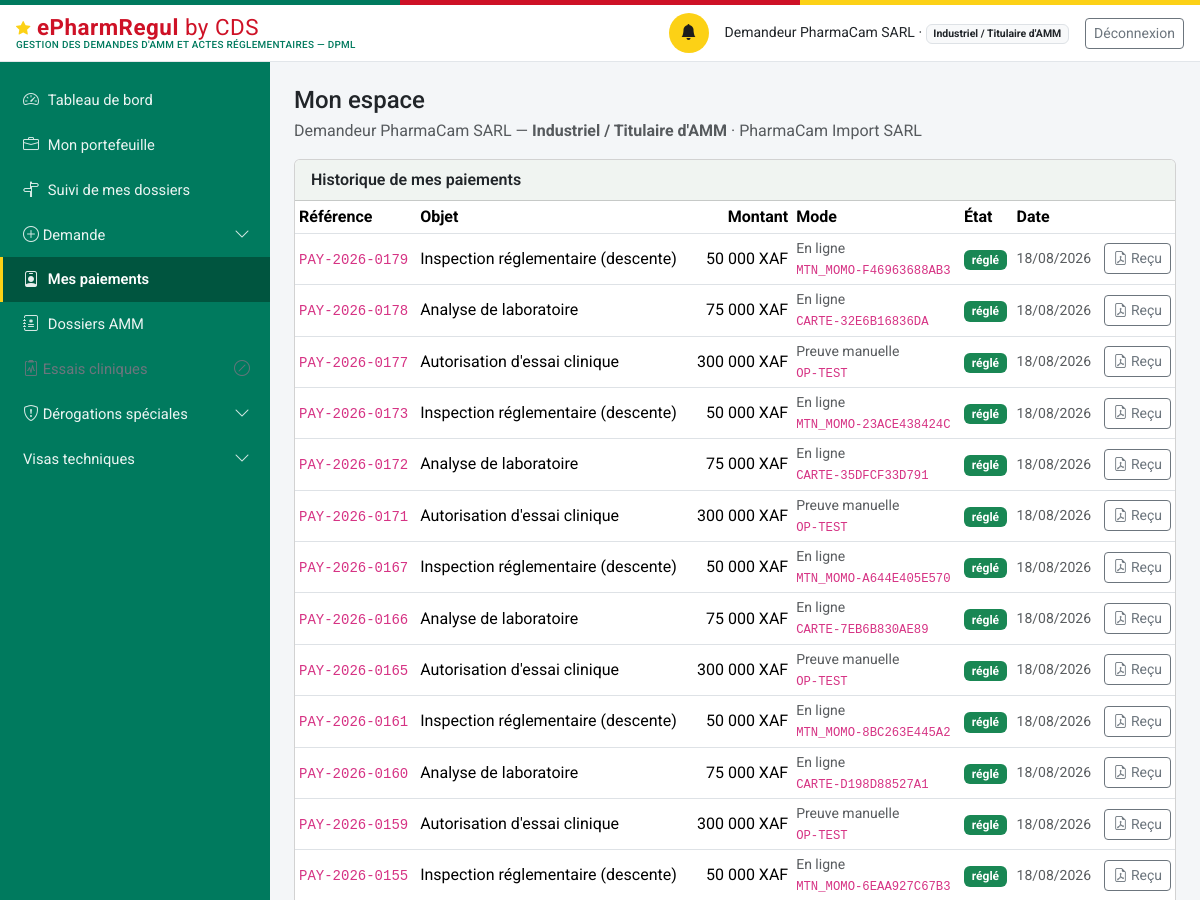
The app's page /mon-espace (signed in, upper part), older data.
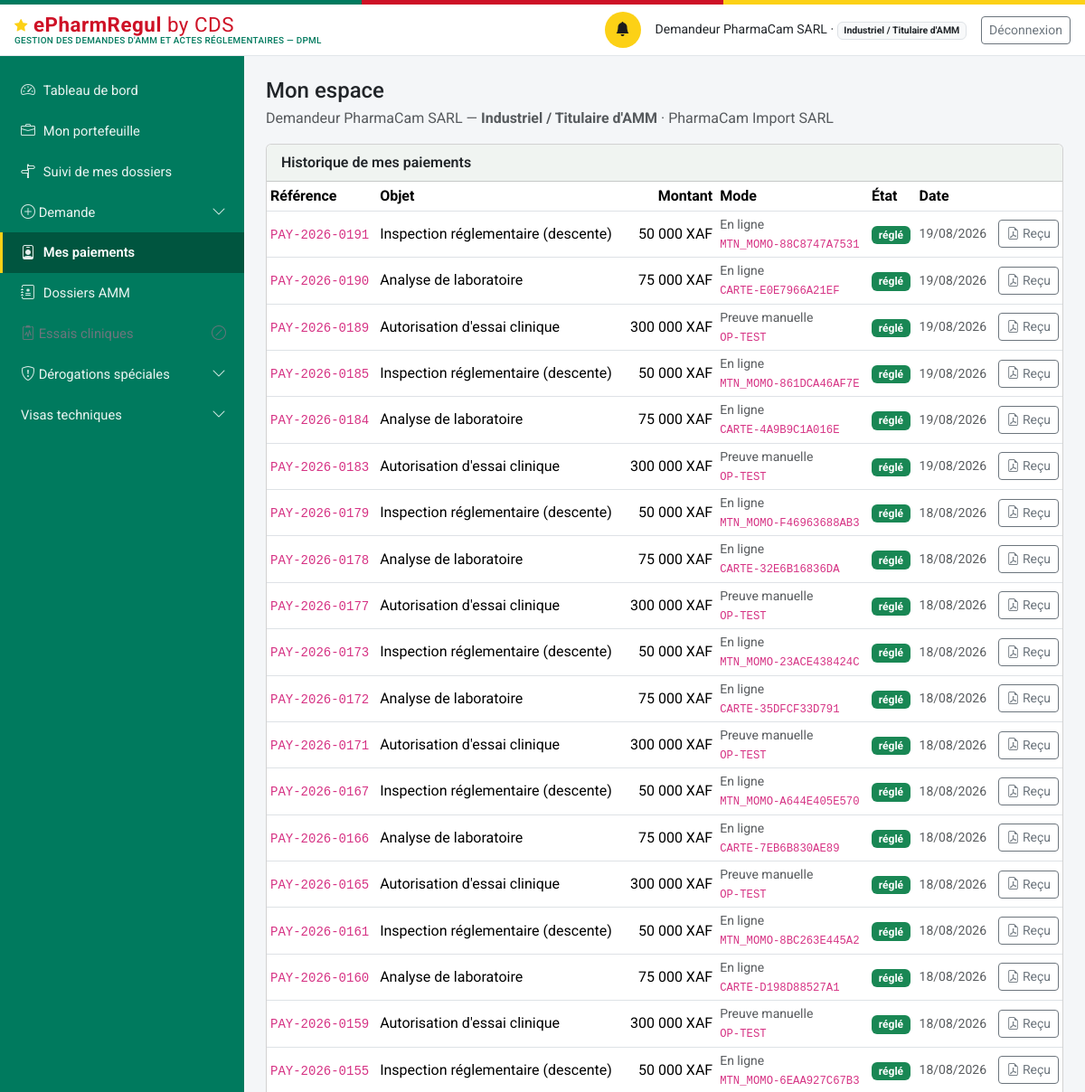
The same page, newer data.
### models.py (models this page shows, shortened)
class Paiement(db.Model):
    id = db.Column(db.Integer, primary_key=True)
    numero = db.Column(db.String(30), unique=True, nullable=False)  # PAY-{annee}-{seq4}
    entite_type = db.Column(db.String(60), nullable=False, index=True)
    entite_id = db.Column(db.Integer, nullable=False, index=True)
    montant = db.Column(db.Integer, nullable=False)  # en XAF (entier, pas de sous-unité)
    devise = db.Column(db.String(5), nullable=False, default="XAF")
    statut = db.Column(db.String(20), nullable=False, default="en_attente")
    piece_jointe_id = db.Column(db.Integer, db.ForeignKey("piece_jointe.id"), nullable=True)
    motif_rejet = db.Column(db.Text, nullable=True)
    date_creation = db.Column(db.DateTime, default=datetime.utcnow)
    date_confirmation = db.Column(db.DateTime, nullable=True)
    confirme_par_id = db.Column(db.Integer, db.ForeignKey("personne.id"), nullable=True)
    mode = db.Column(db.String(20), nullable=False, default="preuve_manuelle")
    fournisseur = db.Column(db.String(30), nullable=True)   # mtn_momo | orange_money | carte
    reference_marchande = db.Column(db.String(64), unique=True, nullable=True)  # clé d'idempotence
    reference_transaction = db.Column(db.String(80), nullable=True)   # identifiant prestataire
    date_initiation = db.Column(db.DateTime, nullable=True)
    date_expiration = db.Column(db.DateTime, nullable=True)
    signature_notification = db.Column(db.String(120), nullable=True)  # HMAC vérifié du callback
    detail_echec = db.Column(db.Text, nullable=True)
    piece_jointe = db.relationship("PieceJointe", foreign_keys=[piece_jointe_id])
    confirme_par = db.relationship("Personne", foreign_keys=[confirme_par_id])

### routes_profils.py (the view)
@bp.route("/mon-espace")
@login_required
def mon_espace():
    u = current_user()
    if not u.est_externe:
        return redirect(url_for("dashboard"))
    paiements = svc_paiement.paiements_du_redevable(u)
    a_regler = [p for p in paiements if p.statut in ("en_attente", "initie", "rejete",
                                                     "echoue", "expire")]
    total_du = sum(p.montant for p in a_regler)
    return render_template(
        "profils/mon_espace.html", u=u, paiements=paiements, a_regler=a_regler,
        total_du=total_du, libelle_objet=svc_paiement.LIBELLE_OBJET,
        profils=ROLES_EXTERNES)

### auth.py (called while the page is built)
def current_user():
    uid = session.get("user_id")
    if not uid:
        return None
    return db.session.get(Personne, uid)

def login_required(view):
    @wraps(view)
    def wrapped(*a, **kw):
        if not current_user():
            return redirect(url_for("login", next=request.path))
        return view(*a, **kw)
    return wrapped

### matrice_acces.py (called while the page is built)
def profil(utilisateur):
    if utilisateur is None:
        return None
    return PROFILS_DEMANDEUR.get(utilisateur.role_systeme)

def acte_concerne(utilisateur, code_acte):
    fiche = profil(utilisateur)
    if fiche is None:
        return True
    return code_acte in fiche["actes"]

def motif_indisponible(utilisateur):
    fiche = profil(utilisateur)
    return MOTIF_HORS_PROFIL.format(
        profil=fiche["libelle"] if fiche else "—")

### models.py (called while the page is built)
    @property
    def role_label(self):
        from permissions import ROLES
        return ROLES.get(self.role_systeme, self.role_systeme)

    @property
    def niveau(self):
        from permissions import niveau
        return niveau(self)

    @property
    def est_externe(self):
        from permissions import est_externe
        return est_externe(self.role_systeme)

### templates/profils/mon_espace.html (shortened to what this page needs)
{% extends "base.html" %}
{% block content %}
<div class="d-flex justify-content-between align-items-start flex-wrap gap-2 mb-3">
  <div>
    <h1 class="h4 mb-1">Mon espace</h1>
    <p class="text-muted mb-0">
      {{ u.nom_complet }} — <strong>{{ u.role_label }}</strong>
      {% if u.etablissement %} · {{ u.etablissement.raison_sociale }}{% endif %}
    </p>
  </div>
</div>
<div class="card">
  <div class="card-header">Historique de mes paiements</div>
  {% if paiements %}
  <div class="table-responsive">
    <table class="table table-sm mb-0 align-middle">
      <thead><tr>
        <th>Référence</th><th>Objet</th><th class="text-end">Montant</th>
        <th>Mode</th><th>État</th><th>Date</th><th></th>
      </tr></thead>
      <tbody>
      {% for p in paiements %}
        <tr>
          <td><code>{{ p.numero }}</code></td>
          <td>{{ libelle_objet.get(p.entite_type, p.entite_type) }}</td>
          <td class="text-end">{{ "{:,}".format(p.montant).replace(',', ' ') }} {{ p.devise }}</td>
          <td class="small text-muted">
            {{ 'En ligne' if p.mode == 'en_ligne' else 'Preuve manuelle' }}
            {%- if p.reference_transaction %}<br><code class="small">{{ p.reference_transaction }}</code>{% endif %}
          </td>
          <td>
            {% if p.statut == 'confirme' %}
              <span class="badge bg-success">réglé</span>
            {% elif p.statut in ('echoue', 'rejete', 'expire') %}
              <span class="badge bg-danger">{{ p.statut }}</span>
            {% else %}
              <span class="badge bg-secondary">{{ p.statut }}</span>
            {% endif %}
          </td>
          <td class="small text-muted">
            {{ (p.date_confirmation or p.date_creation).strftime('%d/%m/%Y') }}</td>
          <td class="text-end">
            {% if p.statut == 'confirme' %}
            <a class="btn btn-sm btn-outline-secondary"
               href="{{ url_for('paiement.recu', paiement_id=p.id) }}"
               title="Télécharger le reçu">
              <i class="bi bi-file-earmark-pdf"></i> Reçu</a>
            {% endif %}
          </td>
        </tr>
      {% endfor %}
      </tbody>
    </table>
  </div>
  {% else %}
  <div class="card-body text-muted">Aucun paiement à ce jour.</div>
  {% endif %}
</div>
{% endblock %}

### templates/base.html (shortened to what this page needs)
<!doctype html>
<html lang="fr">
<head>
<link href="https://cdn.jsdelivr.net/npm/bootstrap@5.3.3/dist/css/bootstrap.min.css" rel="stylesheet">
<link href="https://cdn.jsdelivr.net/npm/bootstrap-icons@1.11.3/font/bootstrap-icons.css" rel="stylesheet">
<link href="{{ url_for('static', filename='css/style.css') }}" rel="stylesheet">
</head>
<body>
<div class="sireph-flagbar" aria-hidden="true"><span></span><span></span><span></span></div>
<header class="sireph-topbar">
  <div class="container-fluid px-3 py-2 d-flex align-items-center justify-content-between">
    <div class="d-flex align-items-center gap-2">
      <a class="sireph-brand" href="{{ current_user and url_for('dashboard') or url_for('login') }}">
        <i class="bi bi-star-fill"></i> ePharmRegul <span class="fw-normal">by CDS</span>
        <small>Gestion des demandes d'AMM et actes réglementaires — DPML</small>
      </a>
    </div>
    {% if current_user %}
    <div class="d-flex align-items-center gap-3">
      <a href="{{ url_for('notifications_liste') }}" class="sireph-icon-btn" title="Notifications" aria-label="Notifications">
        <i class="bi bi-bell-fill"></i>
      </a>
      <span class="small d-none d-md-inline">{{ current_user.nom_complet }} ·
        <span class="badge bg-light text-dark border">{{ current_user.role_label }}</span></span>
      <a href="{{ url_for('logout') }}" class="btn btn-sm btn-outline-secondary">Déconnexion</a>
    </div>
    {% endif %}
  </div>
</header>
<div class="sireph-layout">
  {% if current_user %}
  <nav id="sireph-sidebar" class="offcanvas-lg offcanvas-start sireph-sidebar" tabindex="-1"
       aria-label="Navigation principale">
    <div class="offcanvas-body d-flex flex-column p-0">
      <ul class="nav nav-pills flex-column">
        {% for e in menu %}
        {% if e.enfants %}
        <li class="nav-item">
          <a class="nav-link d-flex align-items-center justify-content-between
                    {{ 'active' if e.actif }} {{ 'disabled text-secondary' if not e.accessible }}"
             {% if e.accessible %}
             data-bs-toggle="collapse" href="#groupe-{{ e.code }}" role="button"
             aria-expanded="{{ 'true' if e.ouvert else 'false' }}"
             aria-controls="groupe-{{ e.code }}"
             {% else %}
             href="#" tabindex="-1" aria-disabled="true"
             title="{{ e.motif }}" data-bs-toggle="tooltip"
             onclick="return false;"
             {% endif %}>
            <span><i class="bi {{ e.icone }}"></i> {{ e.libelle }}</span>
            {% if e.accessible %}
            <i class="bi bi-chevron-down small sireph-chevron"></i>
            {% else %}
            <i class="bi bi-slash-circle small" aria-hidden="true"></i>
            {% endif %}
          </a>
        </li>
        {% else %}
        <li class="nav-item">
          <a class="nav-link {{ 'active' if e.actif }}
                    {{ 'disabled text-secondary' if not e.accessible }}"
             {% if e.accessible %}href="{{ e.href }}"
             {% else %}href="#" tabindex="-1" aria-disabled="true"
             title="{{ e.motif }}" data-bs-toggle="tooltip"
             onclick="return false;"{% endif %}>
            <i class="bi {{ e.icone }}"></i> {{ e.libelle }}
          </a>
        </li>
        {% endif %}
        {% endfor %}
      </ul>
    </div>
  </nav>
  {% endif %}
  <main id="contenu-principal" class="sireph-content">
    {% block content %}{% endblock %}
  </main>
</div>
</body>
</html>

Row changes from the older to the newer data that the page shows:
added Paiement: numero "PAY-2026-0191", get "Inspection réglementaire (descente)", montant "50 000", devise "XAF", mode "En ligne", reference_transaction "MTN_MOMO-88C8747A7531", statut "réglé", date_confirmation "19/08/2026"
added Paiement: numero "PAY-2026-0190", get "Analyse de laboratoire", montant "75 000", devise "XAF", mode "En ligne", reference_transaction "CARTE-E0E7966A21EF", statut "réglé", date_confirmation "19/08/2026"
added Paiement: numero "PAY-2026-0189", get "Autorisation d'essai clinique", montant "300 000", devise "XAF", mode "Preuve manuelle", reference_transaction "OP-TEST", statut "réglé", date_confirmation "19/08/2026"
added Paiement: numero "PAY-2026-0185", get "Inspection réglementaire (descente)", montant "50 000", devise "XAF", mode "En ligne", reference_transaction "MTN_MOMO-861DCA46AF7E", statut "réglé", date_confirmation "19/08/2026"
added Paiement: numero "PAY-2026-0184", get "Analyse de laboratoire", montant "75 000", devise "XAF", mode "En ligne", reference_transaction "CARTE-4A9B9C1A016E", statut "réglé", date_confirmation "19/08/2026"
added Paiement: numero "PAY-2026-0183", get "Autorisation d'essai clinique", montant "300 000", devise "XAF", mode "Preuve manuelle", reference_transaction "OP-TEST", statut "réglé", date_confirmation "19/08/2026"
